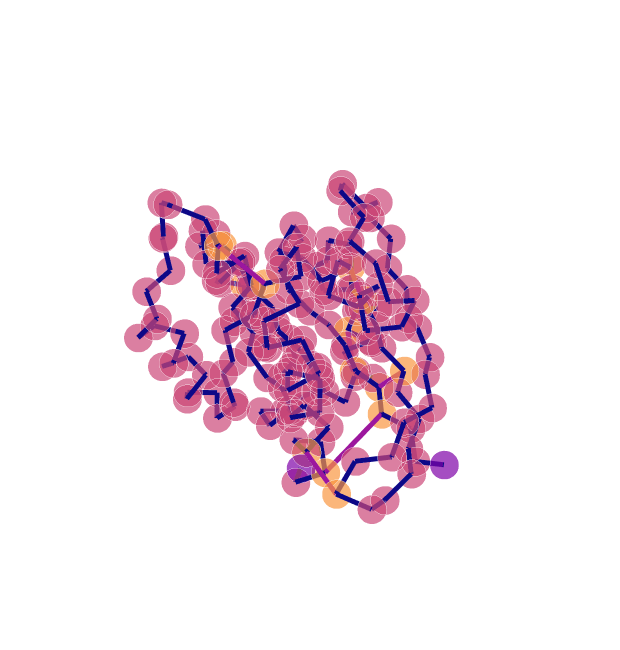

Here is the notebook cell this chart was saved with:
### Code cell
g =construct_graph(config=config,pdb_code="4ept")
p = plotly_protein_structure_graph(g,colour_edges_by="kind",label_node_ids=False,node_size_multiplier=0.1)
p.show()

### Figure 1 — Plotly figure (JSON) as saved in the notebook; plotly's stock layout.template omitted (floating-point values rounded to 4 significant figures; data arrays with more than 128 entries replaced by an {"elided": "..."} marker saying what was removed)
{"data": [{"hoverinfo": "text+x+y+z", "marker": {"color": {"elided": "166x4 float values"}, "opacity": 0.7, "size": {"elided": "166 float values"}, "symbol": "circle"}, "mode": "markers", "text": {"elided": "166 str values"}, "type": "scatter3d", "x": {"elided": "166 float values"}, "y": {"elided": "166 float values"}, "z": {"elided": "166 float values"}}, {"hoverinfo": "text", "line": {"color": {"elided": "516x4 float values"}, "width": 10}, "mode": "lines", "text": {"elided": "516 str values"}, "type": "scatter3d", "x": {"elided": "516 float values"}, "y": {"elided": "516 float values"}, "z": {"elided": "516 float values"}}], "layout": {"height": 650, "margin": {"t": 100}, "scene": {"aspectmode": "auto", "aspectratio": {"x": 1.101, "y": 0.9609, "z": 0.9449}, "camera": {"center": {"x": 0, "y": 0, "z": 0}, "eye": {"x": -0.03087, "y": 0.07621, "z": 1.816}, "projection": {"type": "perspective"}, "up": {"x": 0, "y": 0, "z": 1}}, "xaxis": {"showbackground": false, "showgrid": false, "showline": false, "showticklabels": false, "title": {"text": ""}, "type": "linear", "zeroline": false}, "yaxis": {"showbackground": false, "showgrid": false, "showline": false, "showticklabels": false, "title": {"text": ""}, "type": "linear", "zeroline": false}, "zaxis": {"showbackground": false, "showgrid": false, "showline": false, "showticklabels": false, "title": {"text": ""}, "type": "linear", "zeroline": false}}, "showlegend": false, "width": 620}}
